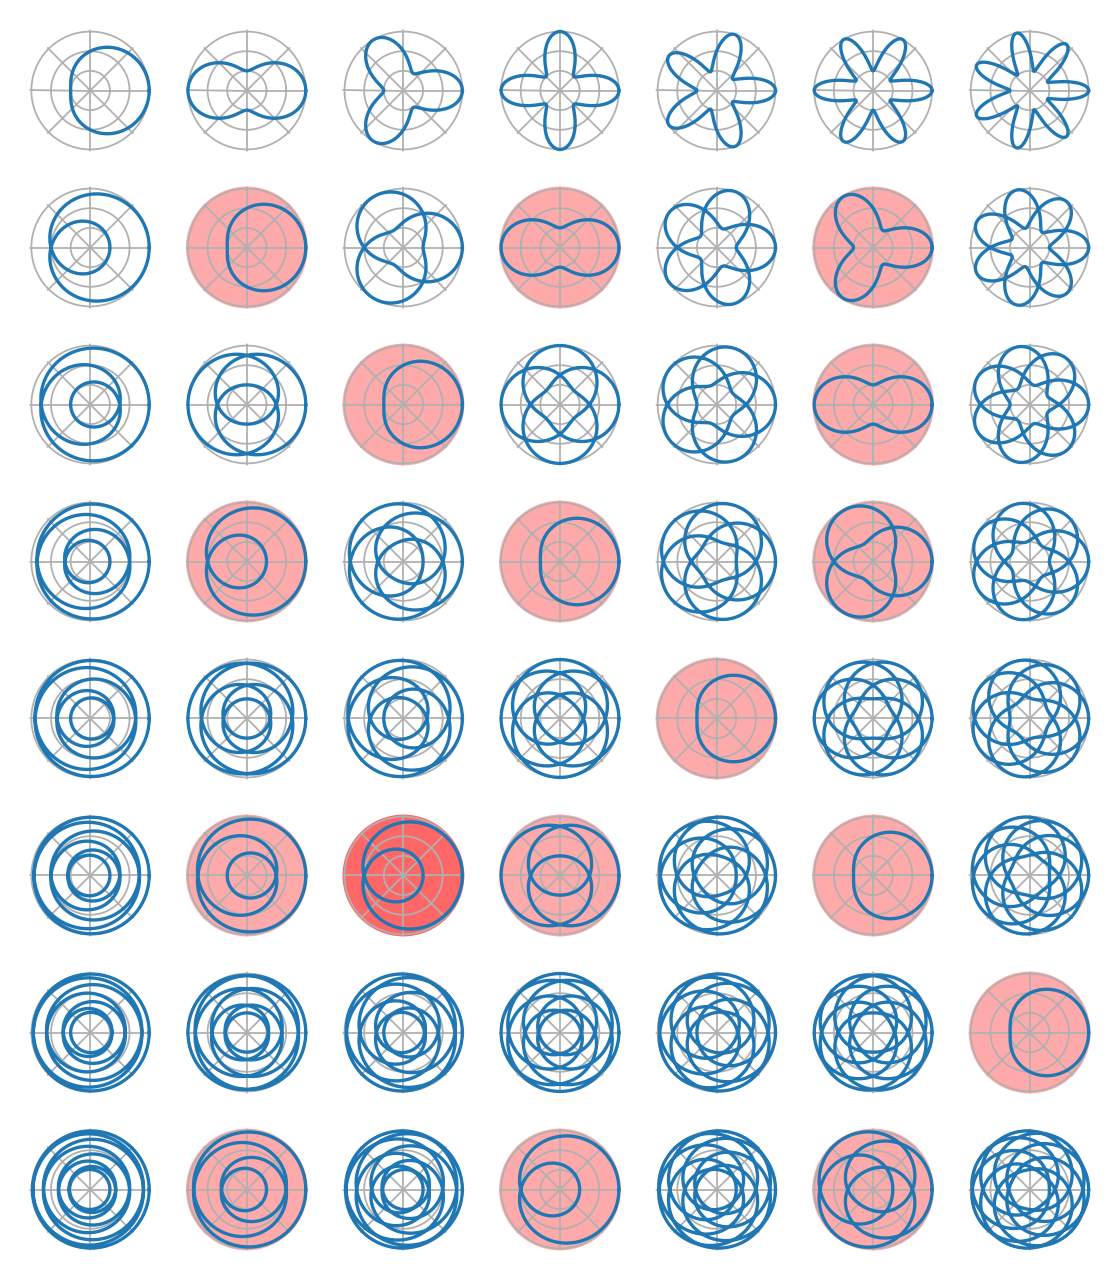

Here is the Python script that generated this plot:
import numpy as np
import matplotlib.pyplot as plt
import fractions

P = 7
Q = 8

plt.figure(figsize=(P, Q))

for p in range(1, P + 1):
  for q in range(1, Q + 1):
    d = fractions.gcd(p, q)  # Explained below

    r = lambda theta: 2 + np.cos(p * theta / q)
    theta = np.arange(0, 2 * q * np.pi / d, 0.01)

    if d == 1:
      bg = "white"
    elif (p, q) == (3, 6):
      bg = "#ff6666"
    else:
      bg = "#ffaaaa"
    sp = plt.subplot(Q, P, (q - 1) * P + p, polar=True, facecolor=bg)
    sp.plot(theta, r(theta))
    sp.set_rmin(0)
    sp.set_rmax(3.1)
    sp.set_yticks([1, 2, 3])
    sp.set_yticklabels([])
    sp.set_xticklabels([])
    sp.spines['polar'].set_visible(False)

plt.tight_layout()
